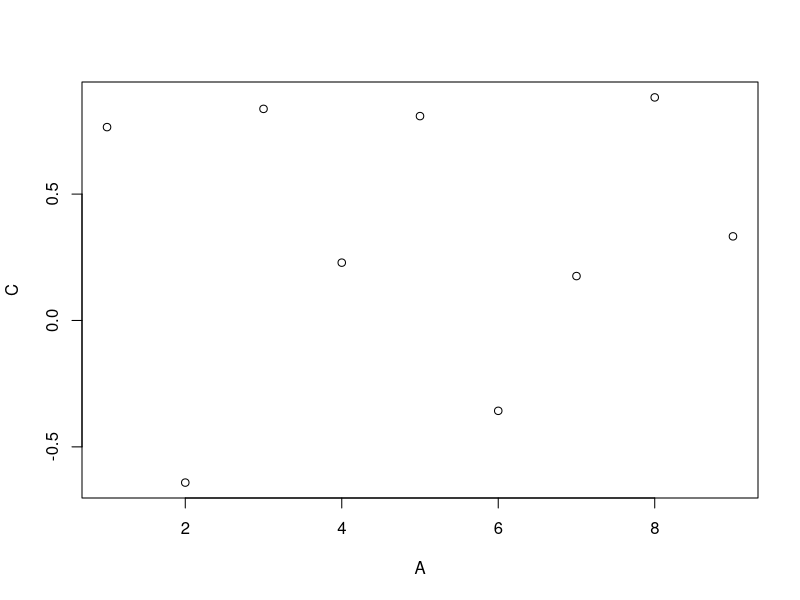

Write the R code that produced this figure.
#Diretório
setwd("~/Documentos/BigDataAnalytics-R-Azure2.0/Cap07/")

#Instalando os pacotes
install.packages("data.table")
library(data.table)

#Criando 2 vetores
vec1 <- c(1, 2, 3, 4)
vec2 <- c('Vermelho', 'Verde', 'Marrom', 'Laranja')

#Criando um data.table
?data.table
dt1 <- data.table(vec1, vec2)
dt1
class(dt1)

#Slicing do data.table
dt2 <- data.table(A = 1:9, B = c("Z", "W", "Q"), C = rnorm(9), D = TRUE)
dt2
class(dt2)
dt2[1,1]
dt2[3:5,]
dt2[, .(B, C)]

#Aplicando função ao data.table
dt2[, .(Total = sum(A), Mean = mean(C))]
dt2[, plot(A, C)]
dt2[, .(MySum = sum(A)), by = .(Grp = A%%2)]

#Definindo valores por grupos
dt3 <- data.table(B = c("a", "b", "c", "d", "e", "a", "b", "c", "d", "e"), 
                  val = as.integer(c(6:10, 1:5)))
dt3

#Operações com data.tables
dt4 <- data.table(A = rep(letters[2:1], each = 4L), 
                  B = rep(1:4, each = 2L), 
                  C = sample(8))

dt4
new_dt4 <- dt4[, sum(C), by = A]
new_dt4
class(new_dt4)
new_dt4[order(A)]

new_dt4 <- dt4[, sum(B), by = A][order(A)]
new_dt4

#Iris
dt5 <- as.data.table(iris)
dt5
dt5[, .(Sepal.Length = median(Sepal.Length),
        Sepal.Width = median(Sepal.Width),
        Petal.Length = median(Petal.Length),
        Petal.Width = median(Petal.Width)),
    by = Species]

dt5[, lapply(.SD, median), by = Species]